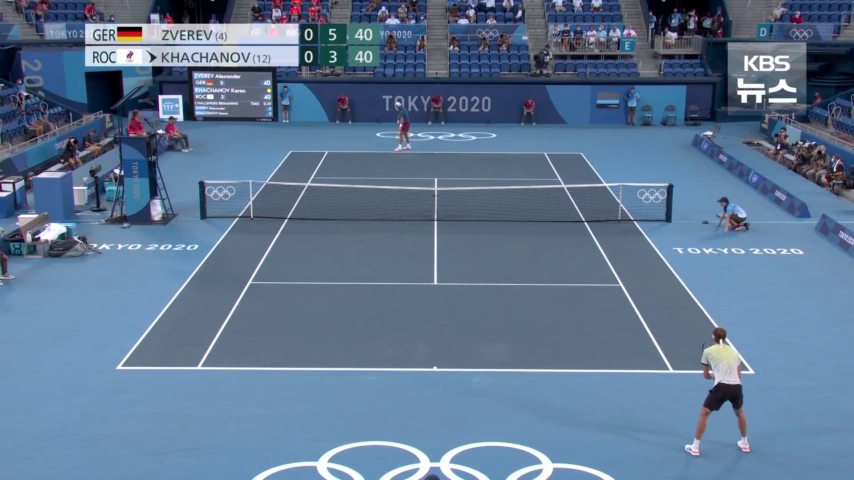
#> input picture frame 28 of analysis_application/test_player/input_video2.mp4, 854 x 480 px
$ python player_2peopletest.py
#> lines starting #> are read from the running program, lines starting #| are printed output that depends on the picture
# Tracker APIs (track_trackingAPI.py)
import collections
import cv2

# 트랙커 객체 생성자 함수 리스트 ---①
trackers = cv2.TrackerCSRT_create
tracker = None
tracker1 = None
isFirst = True

video_src = 0  # 비디오 파일과 카메라 선택 ---②
video_src = "input_video2.mp4"
cap = cv2.VideoCapture(video_src)
fps = cap.get(cv2.CAP_PROP_FPS)  # 프레임 수 구하기
print(f"fps = {fps}")
delay = int(1000 / fps)
win_name = 'Tracking APIs'

Point = collections.namedtuple('Point', ['x', 'y'])

while cap.isOpened():
    print("cap.get(cv2.CAP_PROP_POS_AVI_RATIO): ",cap.get(cv2.CAP_PROP_POS_AVI_RATIO))
    ret, frame = cap.read()
#> frame is the input picture: shape (480, 854, 3); mean B, G, R 146.1, 118.3, 94.6
    if cap.get(cv2.CAP_PROP_POS_AVI_RATIO) == 1:
        print("end")
        break
    if not ret:
        print('Cannot read video file')
        break
    img_draw = frame.copy()
    if tracker is None:  # 트랙커 생성 안된 경우
        cv2.putText(img_draw, "Press the Space to set ROI!!", (100, 80), cv2.FONT_HERSHEY_SIMPLEX, 0.75, (0, 0, 255), 2, cv2.LINE_AA)
    else:
        ok, bbox = tracker.update(frame)  # 새로운 프레임에서 추적 위치 찾기 ---③
        ok1, bbox1 = tracker1.update(frame)  # 새로운 프레임에서 추적 위치 찾기 ---③
        (x, y, w, h) = bbox
        (x1, y1, w1, h1) = bbox1
        print("bbox",bbox)
        print("bbox1",bbox1)
        # 선수 좌표 저장
        player_coord1 = Point(x=int(x+w/2), y=int(y+h/2))
        cv2.circle(img_draw,player_coord1,10,(0,0,255),-1)
        if ok:  # 추적 성공
            cv2.rectangle(img_draw, (int(x), int(y)), (int(x + w), int(y + h)), \
                          (0, 255, 0), 2, 1)
        else:  # 추적 실패
            cv2.putText(img_draw, "Tracking fail.", (100, 80), \
                        cv2.FONT_HERSHEY_SIMPLEX, 0.75, (0, 0, 255), 2, cv2.LINE_AA)
        if ok1:  # 추적 성공
            cv2.rectangle(img_draw, (int(x1), int(y1)), (int(x1 + w1), int(y1 + h1)), \
                          (0, 255, 255), 2, 1)
        else:  # 추적 실패
            cv2.putText(img_draw, "Tracking fail.", (100, 80), \
                        cv2.FONT_HERSHEY_SIMPLEX, 0.75, (0, 0, 255), 2, cv2.LINE_AA)

    # trackerName = tracker.__class__.__name__
    # cv2.putText(img_draw, ":" + trackerName, (100, 20), \
    #             cv2.FONT_HERSHEY_SIMPLEX, 0.75, (0, 255, 0), 2, cv2.LINE_AA)
    cv2.putText(img_draw,"Player1",(100,80), cv2.FONT_HERSHEY_SIMPLEX,0.75,(0,0,255),2,cv2.LINE_AA)
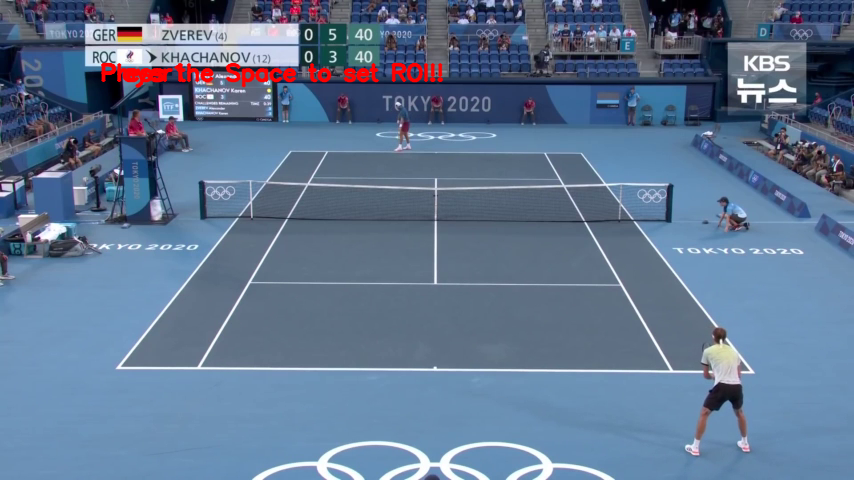
#> img_draw: shape (480, 854, 3); mean B, G, R 145.3, 117.7, 96

    cv2.imshow(win_name, img_draw)
    key = cv2.waitKey(1) & 0xff
#> (key Esc is pressed here)
    # 스페이스 바 또는 비디오 파일 최초 실행 ---④
    if key == ord(' ') or (video_src != 0 and isFirst):
        isFirst = False
        print("roi 전")
#> (the run stopped early here; a loop or call above may not have finished)

$ run again, starting later in the video
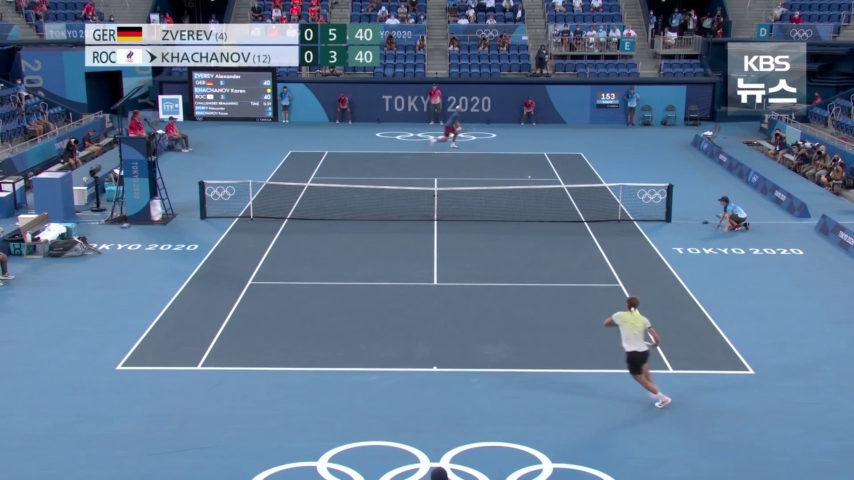
#> input picture frame 127 of analysis_application/test_player/input_video2.mp4, 854 x 480 px
#> frame is the input picture: shape (480, 854, 3); mean B, G, R 146.1, 118.3, 94.5
#> `cv2.putText(img_draw,"Player1",(100,80), cv2.FONT_HERSHEY_SIMPLEX,0.75..`:
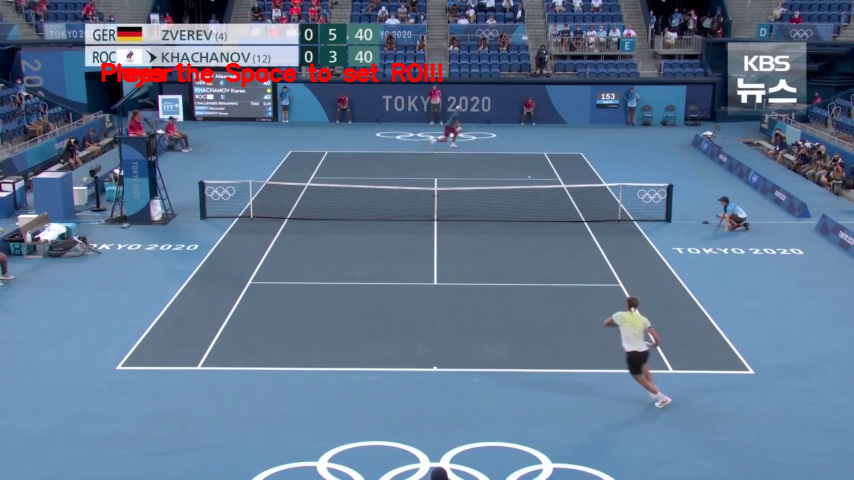
#> img_draw: shape (480, 854, 3); mean B, G, R 145.3, 117.8, 95.9

$ run again, starting later in the video
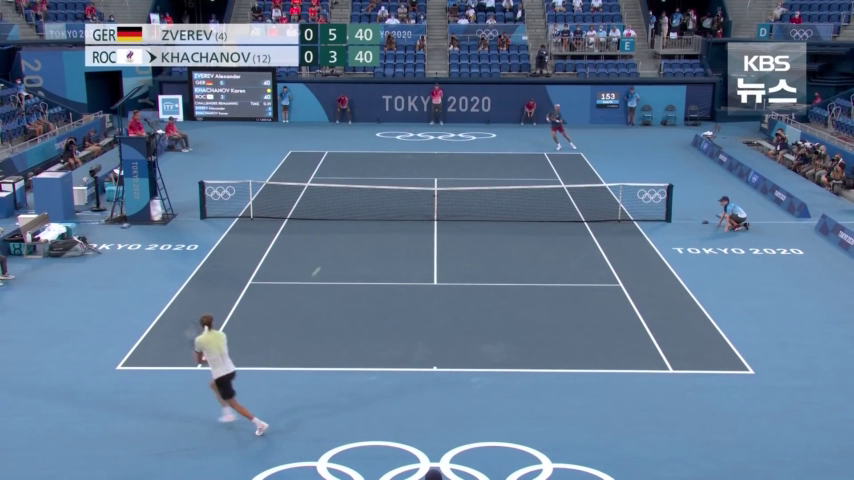
#> input picture frame 226 of analysis_application/test_player/input_video2.mp4, 854 x 480 px
#> frame is the input picture: shape (480, 854, 3); mean B, G, R 146.1, 118.3, 94.6
#> `cv2.putText(img_draw,"Player1",(100,80), cv2.FONT_HERSHEY_SIMPLEX,0.75..`:
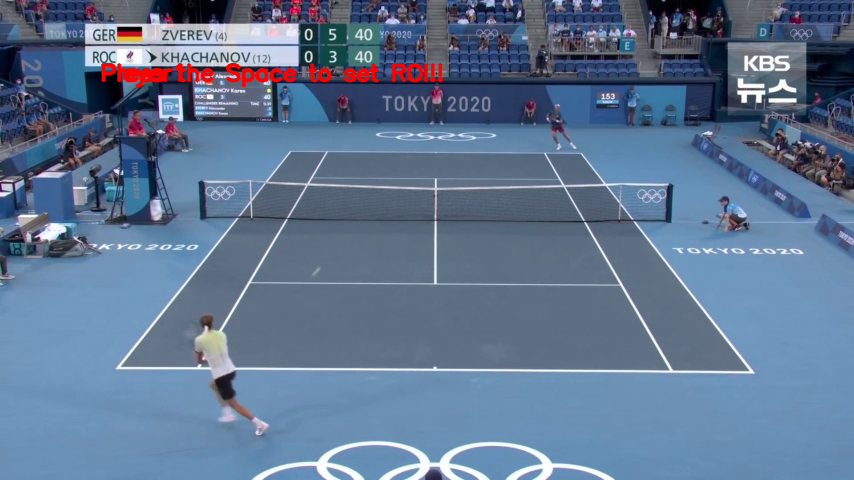
#> img_draw: shape (480, 854, 3); mean B, G, R 145.3, 117.7, 96
